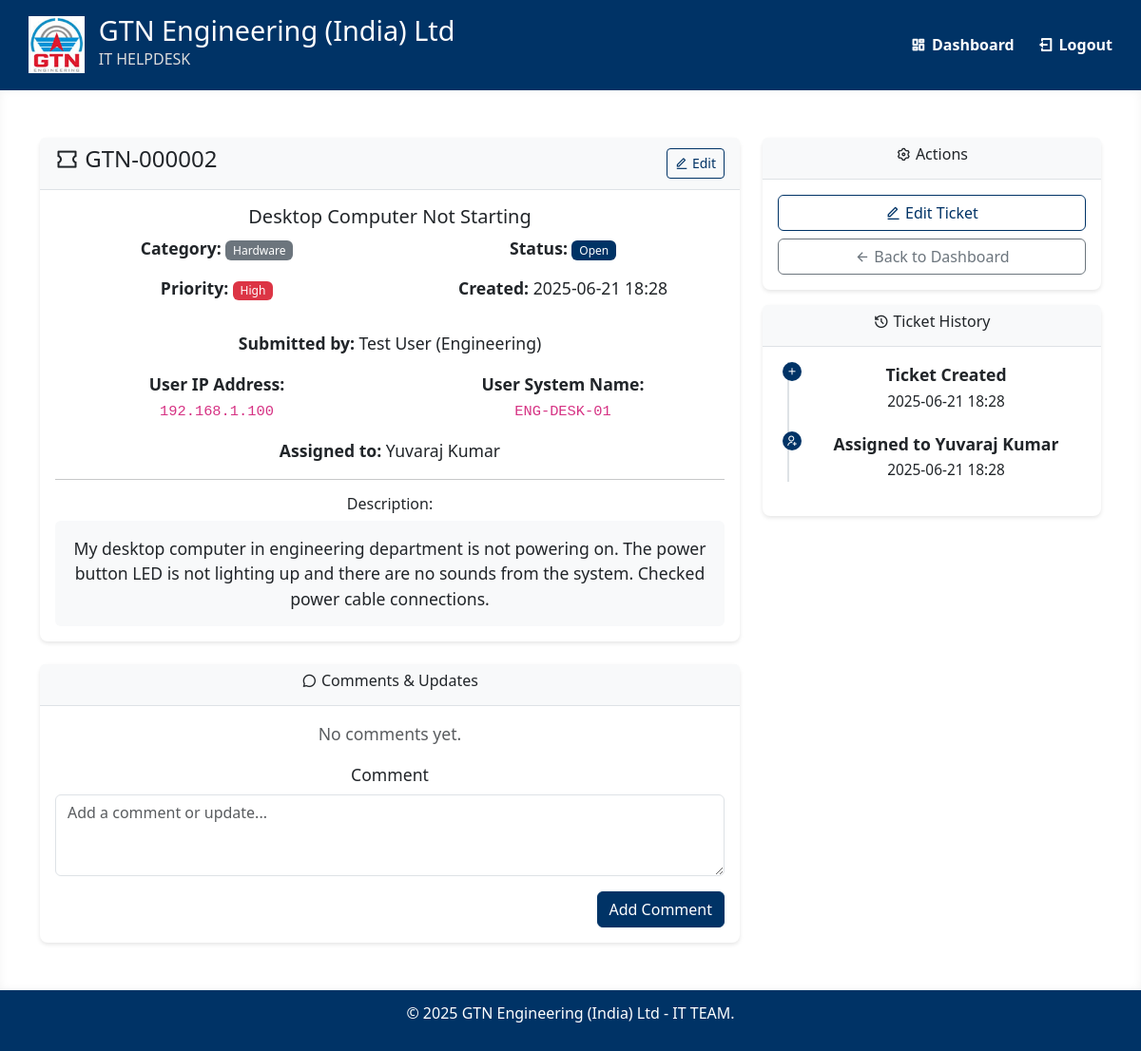
The app's page /ticket/2 (signed in) with its own data.
### models.py (models this page shows, shortened)
class Ticket(db.Model):
    __tablename__ = 'tickets'
    id = db.Column(db.Integer, primary_key=True)
    title = db.Column(db.String(200), nullable=False)
    description = db.Column(db.Text, nullable=False)
    category = db.Column(db.String(50), nullable=False)  # Hardware, Software, Network, Other
    priority = db.Column(db.String(20), nullable=False)  # Low, Medium, High, Critical
    status = db.Column(db.String(20), nullable=False, default='Open')  # Open, In Progress, Resolved, Closed
    user_name = db.Column(db.String(100), nullable=False)  # Full name of user who created ticket
    user_ip_address = db.Column(db.String(45), nullable=True)  # IP address when ticket was created
    user_system_name = db.Column(db.String(100), nullable=True)  # System name when ticket was created
    user_id = db.Column(db.Integer, db.ForeignKey('users.id'), nullable=False)
    assigned_to = db.Column(db.Integer, db.ForeignKey('users.id'), nullable=True)
    created_at = db.Column(db.DateTime, default=datetime.utcnow)
    updated_at = db.Column(db.DateTime, default=datetime.utcnow, onupdate=datetime.utcnow)
    resolved_at = db.Column(db.DateTime, nullable=True)
    comments = db.relationship('TicketComment', backref='ticket', lazy=True, cascade='all, delete-orphan')
    @property
    def ticket_number(self):
        return f"GTN-{self.id:06d}"

class User(db.Model):
    __tablename__ = 'users'
    id = db.Column(db.Integer, primary_key=True)
    username = db.Column(db.String(80), unique=True, nullable=False)
    email = db.Column(db.String(120), unique=True, nullable=False)
    password_hash = db.Column(db.String(256), nullable=False)
    first_name = db.Column(db.String(50), nullable=False)
    last_name = db.Column(db.String(50), nullable=False)
    department = db.Column(db.String(100), nullable=True)
    role = db.Column(db.String(20), default='user')  # user, admin, super_admin
    is_admin = db.Column(db.Boolean, default=False)
    ip_address = db.Column(db.String(45), nullable=True)  # IPv4/IPv6
    system_name = db.Column(db.String(100), nullable=True)
    profile_image = db.Column(db.String(200), nullable=True)
    created_at = db.Column(db.DateTime, default=datetime.utcnow)
    tickets = db.relationship('Ticket', backref='user', lazy=True, foreign_keys='Ticket.user_id')
    assigned_tickets = db.relationship('Ticket', backref='assignee', lazy=True, foreign_keys='Ticket.assigned_to')
    @property
    def full_name(self):
        return f"{self.first_name} {self.last_name}"

### routes.py (the view)
    def decorated_function(*args, **kwargs):
        if not is_logged_in():
            flash('Please log in to access this page.', 'warning')
            return redirect(url_for('user_login'))
        return f(*args, **kwargs)

### forms.py
class CommentForm(FlaskForm):
    comment = TextAreaField('Comment', validators=[DataRequired(), Length(min=5)])
    submit = SubmitField('Add Comment')

class AssignTicketForm(FlaskForm):
    assigned_to = SelectField('Assign To', coerce=int, validators=[DataRequired()])
    submit = SubmitField('Assign Ticket')
    def __init__(self, *args, **kwargs):
        super(AssignTicketForm, self).__init__(*args, **kwargs)
        self.assigned_to.choices = [(user.id, user.full_name) for user in User.query.filter_by(is_admin=True).all()]

### app.py (called while the page is built)
@app.template_filter('nl2br')
def nl2br_filter(s):
    return s.replace('\n', '<br>\n') if s else s

### routes.py (called while the page is built)
def is_logged_in():
    return 'user_id' in session

def get_current_user():
    if is_logged_in():
        return User.query.get(session['user_id'])
    return None

def login_required(f):
    def decorated_function(*args, **kwargs):
        if not is_logged_in():
            flash('Please log in to access this page.', 'warning')
            return redirect(url_for('user_login'))
        return f(*args, **kwargs)
    decorated_function.__name__ = f.__name__
    return decorated_function

@app.route('/ticket/<int:ticket_id>')
@login_required
def view_ticket(ticket_id):
    ticket = Ticket.query.get_or_404(ticket_id)
    user = get_current_user()
    if not user.is_admin and ticket.user_id != user.id:
        abort(403)
    form = CommentForm()
    assign_form = AssignTicketForm() if user.is_admin else None
    return render_template('view_ticket.html', ticket=ticket, form=form,
                         assign_form=assign_form, user=user)

### templates/view_ticket.html (shortened to what this page needs)
{% extends "base.html" %}
{% block content %}
    <div class="container">
        <div class="row">
            <div class="col-md-8">
                <div class="card">
                    <div class="card-header d-flex justify-content-between align-items-center">
                        <h4><i class="ri-ticket-line"></i> {{ ticket.ticket_number }}</h4>
                        {% if user.is_admin %}
                            <a href="{{ url_for('edit_ticket', ticket_id=ticket.id) }}" class="btn btn-sm btn-outline-primary">
                                <i class="ri-edit-line"></i> Edit
                            </a>
                        {% endif %}
                    </div>
                    <div class="card-body">
                        <h5>{{ ticket.title }}</h5>
                        <div class="row mb-3">
                            <div class="col-md-6">
                                <p><strong>Category:</strong>
                                    <span class="badge bg-secondary">{{ ticket.category }}</span>
                                </p>
                                <p><strong>Priority:</strong>
                                    {% set priority_class = {
                                        'Low': 'success',
                                        'Medium': 'warning',
                                        'High': 'danger',
                                        'Critical': 'dark'
                                    } %}
                                    <span class="badge bg-{{ priority_class[ticket.priority] }}">
                                        {{ ticket.priority }}
                                    </span>
                                </p>
                            </div>
                            <div class="col-md-6">
                                <p><strong>Status:</strong>
                                    {% set status_class = {
                                        'Open': 'primary',
                                        'In Progress': 'info',
                                        'Resolved': 'success',
                                        'Closed': 'secondary'
                                    } %}
                                    <span class="badge bg-{{ status_class[ticket.status] }}">
                                        {{ ticket.status }}
                                    </span>
                                </p>
                                <p><strong>Created:</strong> {{ ticket.created_at.strftime('%Y-%m-%d %H:%M') }}</p>
                            </div>
                        </div>
                        <p><strong>Submitted by:</strong> {{ ticket.user_name }} ({{ ticket.user.department }})</p>
                        <div class="row">
                            <div class="col-md-6">
                                <p><strong>User IP Address:</strong><br>
                                <code>{{ ticket.user_ip_address or 'Not captured' }}</code></p>
                            </div>
                            <div class="col-md-6">
                                <p><strong>User System Name:</strong><br>
                                <code>{{ ticket.user_system_name or 'Not captured' }}</code></p>
                            </div>
                        </div>
                        {% if ticket.assignee %}
                            <p><strong>Assigned to:</strong> {{ ticket.assignee.full_name }}</p>
                        {% endif %}
                        <hr>
                        <h6>Description:</h6>
                        <div class="bg-light p-3 rounded">
                            {{ ticket.description | nl2br }}
                        </div>
                    </div>
                </div>
                <div class="card mt-4">
                    <div class="card-header">
                        <h6><i class="ri-chat-3-line"></i> Comments & Updates</h6>
                    </div>
                    <div class="card-body">
                        {% if ticket.comments %}
                            {% for comment in ticket.comments %}
                                <div class="mb-3 border-bottom pb-3">
                                    <div class="d-flex justify-content-between">
                                        <strong>{{ comment.user.full_name }}</strong>
                                        <small class="text-muted">{{ comment.created_at.strftime('%Y-%m-%d %H:%M') }}</small>
                                    </div>
                                    <p class="mb-0 mt-1">{{ comment.comment | nl2br }}</p>
                                </div>
                            {% endfor %}
                        {% else %}
                            <p class="text-muted">No comments yet.</p>
                        {% endif %}
                        <form method="POST" action="{{ url_for('add_comment', ticket_id=ticket.id) }}">
                            <div class="mb-3">
                                {{ form.comment.label(class="form-label") }}
                                {{ form.comment(class="form-control", rows="3", placeholder="Add a comment or update...") }}
                            </div>
                            <div class="d-flex justify-content-end">
                                {{ form.submit(class="btn btn-primary") }}
                            </div>
                        </form>
                    </div>
                </div>
            </div>
            <div class="col-md-4">
                <div class="card">
                    <div class="card-header">
                        <h6><i class="ri-settings-3-line"></i> Actions</h6>
                    </div>
                    <div class="card-body">
                        {% if user.is_admin %}
                            <a href="{{ url_for('edit_ticket', ticket_id=ticket.id) }}" class="btn btn-outline-primary w-100 mb-2">
                                <i class="ri-edit-line"></i> Edit Ticket
                            </a>
                        {% endif %}
                        <a href="{{ url_for('user_dashboard' if not user.is_admin else 'admin_dashboard') }}"
                           class="btn btn-outline-secondary w-100">
                            <i class="ri-arrow-left-line"></i> Back to Dashboard
                        </a>
                    </div>
                </div>
                <div class="card mt-3">
                    <div class="card-header">
                        <h6><i class="ri-history-line"></i> Ticket History</h6>
                    </div>
                    <div class="card-body">
                        <div class="timeline">
                            <div class="timeline-item">
                                <i class="ri-add-line"></i>
                                <div>
                                    <strong>Ticket Created</strong>
                                    <br><small>{{ ticket.created_at.strftime('%Y-%m-%d %H:%M') }}</small>
                                </div>
                            </div>
                            {% if ticket.assignee %}
                                <div class="timeline-item">
                                    <i class="ri-user-add-line"></i>
                                    <div>
                                        <strong>Assigned to {{ ticket.assignee.full_name }}</strong>
                                        <br><small>{{ ticket.updated_at.strftime('%Y-%m-%d %H:%M') }}</small>
                                    </div>
                                </div>
                            {% endif %}
                        </div>
                    </div>
                </div>
            </div>
        </div>
    </div>
{% endblock %}

### templates/base.html (shortened to what this page needs)
<!DOCTYPE html>
<html lang="en">
<head>
    <link href="https://cdn.jsdelivr.net/npm/bootstrap@5.3.0/dist/css/bootstrap.min.css" rel="stylesheet">
    <link href="https://cdn.jsdelivr.net/npm/remixicon@4.6.0/fonts/remixicon.css" rel="stylesheet">
    <link rel="stylesheet" href="{{ url_for('static', filename='style.css') }}">
</head>
<body>
    <header class="header">
        <div class="header-content">
            <div class="logo-container">
                <div class="logo-placeholder">
                    <img src="{{ url_for('static', filename='gtn_logo.jpg') }}" alt="GTN Engineering" style="height: 60px; width: auto;">
                </div>
                <div class="company-text">
                    <h1>GTN Engineering (India) Ltd</h1>
                    <h2>IT HELPDESK</h2>
                </div>
            </div>
            <nav class="menu">
                {% if session.user_id %}
                    {% if session.role == 'super_admin' %}
                        <a href="{{ url_for('super_admin_dashboard') }}"><i class="ri-dashboard-line"></i> Dashboard</a>
                        <a href="{{ url_for('manage_users') }}"><i class="ri-team-line"></i> Users</a>
                        <a href="{{ url_for('logout') }}"><i class="ri-logout-box-line"></i> Logout</a>
                    {% elif session.is_admin %}
                        <a href="{{ url_for('admin_dashboard') }}"><i class="ri-dashboard-line"></i> Dashboard</a>
                        <a href="{{ url_for('logout') }}"><i class="ri-logout-box-line"></i> Logout</a>
                    {% endif %}
                {% else %}
                    <a href="{{ url_for('user_login') }}"><i class="ri-user-line"></i> User Login</a>
                    <a href="{{ url_for('admin_login') }}"><i class="ri-shield-user-line"></i> Admin Login</a>
                {% endif %}
            </nav>
        </div>
    </header>
    <main class="{% block main_class %}main-content{% endblock %}">
        {% block content %}{% endblock %}
    </main>
    <footer class="footer">
        <p>&copy; 2025 GTN Engineering (India) Ltd - IT TEAM.</p>
    </footer>
</body>
</html>

### static/style.css (style rules this page uses)
* { margin: 0; padding: 0; box-sizing: border-box; }
body, html { height: 100%; font-family: 'Segoe UI', Tahoma, Geneva, Verdana, sans-serif; background: #f4f4f4; display: flex; flex-direction: column; }
.header { background-color: #003366; color: white; padding: 15px 30px; box-shadow: 0 2px 6px rgba(0,0,0,0.2); }
.header-content { display: flex; justify-content: space-between; align-items: center; flex-wrap: wrap; }
.logo-container { display: flex; align-items: center; }
.logo-placeholder { margin-right: 15px; }
.company-text h1 { font-size: 1.8rem; margin-bottom: 3px; }
.company-text h2 { font-size: 1rem; font-weight: normal; color: #dcdcdc; }
.menu a { color: white; margin-left: 20px; text-decoration: none; font-weight: bold; display: inline-flex; align-items: center; transition: color 0.3s ease; }
.menu a i { margin-right: 6px; }
.main-content { flex: 1; padding: 50px 20px; text-align: center; background: #ffffff; font-size: 1.1rem; box-shadow: inset 0 0 10px rgba(0,0,0,0.05); }
.btn-primary { background-color: #003366; border-color: #003366; }
.btn-outline-primary { color: #003366; border-color: #003366; }
.bg-primary { background-color: #003366 !important; }
.card { border: none; box-shadow: 0 2px 4px rgba(0,0,0,0.1); border-radius: 8px; }
.card-header { background-color: #f8f9fa; border-bottom: 1px solid #dee2e6; font-weight: 600; }
.footer { background-color: #003366; color: white; text-align: center; padding: 12px 0; margin-top: auto; }
.timeline { position: relative; padding-left: 30px; }
.timeline:before { content: ''; position: absolute; left: 10px; top: 0; bottom: 0; width: 2px; background: #dee2e6; }
.timeline-item { position: relative; margin-bottom: 20px; }
.timeline-item i { position: absolute; left: -25px; top: 0; background: #003366; color: white; border-radius: 50%; width: 20px; height: 20px; display: flex; align-items: center; justify-content: center; font-size: 12px; }
.badge { font-size: 0.75rem; font-weight: 500; }

### records on screen
Ticket: ticket_number "GTN-000002", title "Desktop Computer Not Starting", category "Hardware", priority "High", status "Open", created_at "2025-06-21 18:28", user_name "Test User", user_ip_address "192.168.1.100", user_system_name "ENG-DESK-01", description "My desktop computer in engineering department is not powering on. The power button LED is not lighting up and there are no sounds from the system. Checked power cable connections.", updated_at "2025-06-21 18:28"
User: user.department "Engineering"
User: assignee.full_name "Yuvaraj Kumar"
